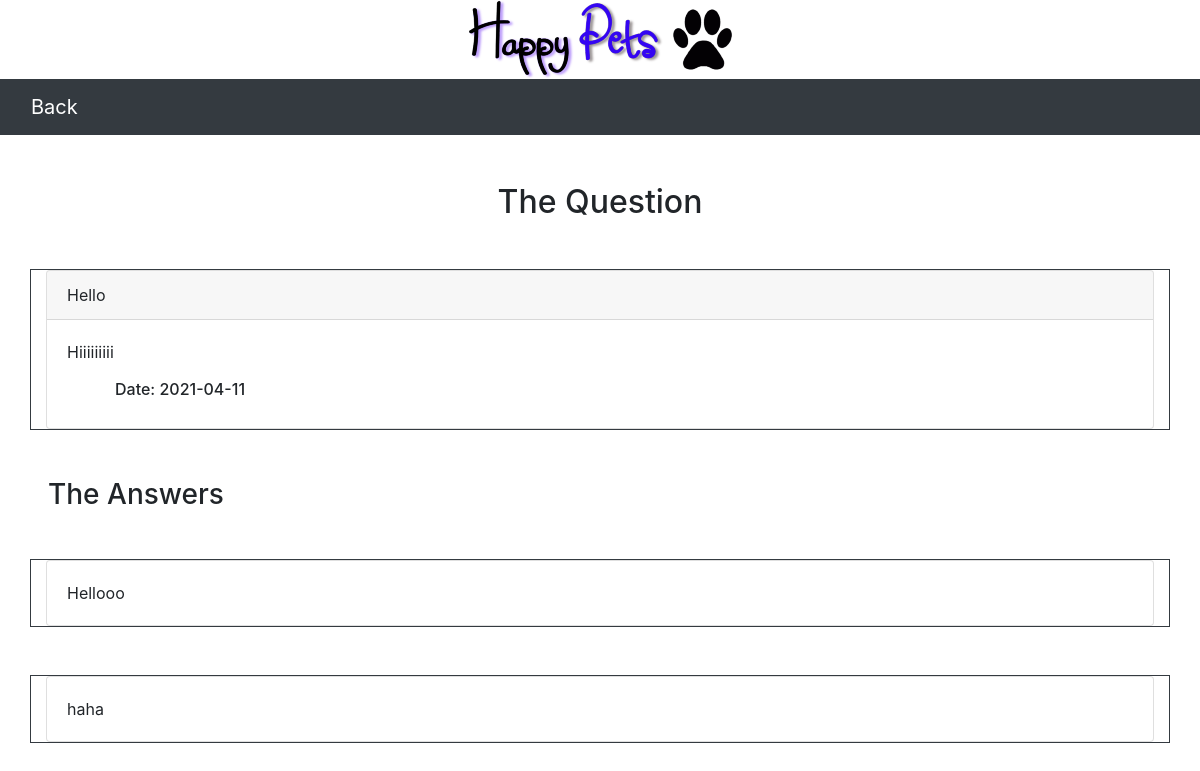
Screenshot of /answers.php?q_id=6 with the database file from the repository.
### tables this page shows
CREATE TABLE `faq` (
  `q_id` int(11) NOT NULL,
  `que_title` varchar(100) NOT NULL,
  `que_desc` varchar(1000) NOT NULL,
  `date` date NOT NULL
);

CREATE TABLE `faq_ans` (
  `ans_id` int(11) NOT NULL,
  `q_id` int(11) NOT NULL,
  `answer` varchar(1000) NOT NULL
);

### answers.php (the view, shortened to what this page needs)
<?php
include("header.php");
$conn = getDbConn();
?>
<nav class="navbar navbar-expand-lg navbar-dark bg-dark">
    <div class="container-fluid">
        <a class="navbar-brand" href="question.php">Back</a>
    </div>
</nav>
        <h2 class="mx-5 mt-5">The Question</h2>
        <?php
            $q_id = $_GET["q_id"];
            $sql = "SELECT * FROM `faq` WHERE q_id = ".$q_id;
            $in = $conn->query($sql);
            $row = mysqli_fetch_assoc($in);
            ?>
            <div class="container border border-dark mt-5">
            <div class="card">
                <div class="card-header">
                    <?php echo $row["que_title"]; ?>
                </div>
                <div class="card-body">
                    <p class="card-text"><?php echo $row["que_desc"]; ?></p>
                    <h6 class="mx-5 mt-3">Date: <?php echo $row["date"]; ?></h6>
                </div>
            </div>
            </div>
            <h3 class="mx-5 mt-5"> The Answers</h3>
            <?php
                $sql = "SELECT * FROM `faq_ans` WHERE q_id =" .$q_id;
                $in = $conn->query($sql);
                while($row = mysqli_fetch_assoc($in)){
            ?>
                <div class="container border border-dark mt-5">
                <div class="card">
                    <div class="card-body">
                        <p class="card-text"><?php echo $row["answer"]; ?></p>
                    </div>
                </div>
                </div>
                <?php
                }
                ?>
<?php
    include "footer.php";
?>

### answers.php (style rules this page uses)
h2 { text-align: center; margin-top: 2px; }

### rows the page displays
faq: que_title "Hello", que_desc "Hiiiiiiiii", date "2021-04-11"
faq_ans: answer "Hellooo"
faq_ans: answer "haha"
